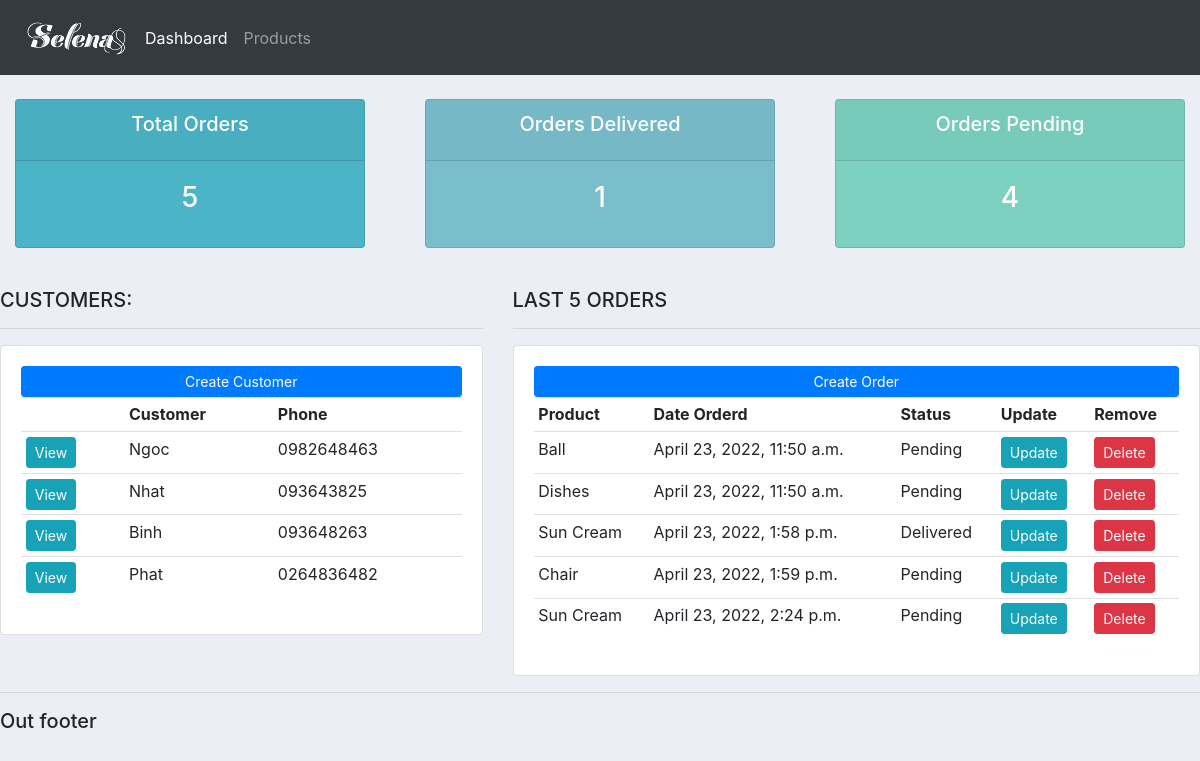
The page / on the database its author committed.
### accounts/models.py (models this page shows, shortened)
class Customer(models.Model):
    name = models.CharField(max_length=200, null=True)
    phone = models.CharField(max_length=200, null=True)
    email = models.CharField(max_length=200, null=True)
    date_created = models.DateTimeField(auto_now_add=True)

class Order(models.Model):
    STATUS = (
            ('Pending', 'Pending'),
            ('Out for delivery', 'Out for delivery'),
            ('Delivered', 'Delivered'),
    )
    customer = models.ForeignKey(Customer, null=True, on_delete=models.SET_NULL)
    product = models.ForeignKey(Product, null=True, on_delete=models.SET_NULL)
    date_created = models.DateTimeField(auto_now_add=True)
    status = models.CharField(max_length=200, null=True, choices=STATUS)

class Product(models.Model):
    CATEGORY = (
                ('Indoor', 'Indoor'),
                ('Out Door', 'Out Door'),
    )
    name = models.CharField(max_length=200, null=True)
    price = models.FloatField(null=True)
    category = models.CharField(max_length=200, null=True, choices=CATEGORY)
    description = models.CharField(max_length=200, null=True, blank=True)
    date_created = models.DateTimeField(auto_now_add=True)
    tag = models.ManyToManyField(Tag)
    def __str__(self):
        return self.name

### accounts/views.py (the view)
# urls.py: path('', views.home, name="home"),
def home(request):
    orders = Order.objects.all()
    customers = Customer.objects.all()
    total_customers = customers.count()
    total_orders = orders.count()
    delivered = orders.filter(status='Delivered').count()
    pending = orders.filter(status='Pending').count()
    context = {'orders':orders, 'customers':customers,
    'total_customers':total_customers, 'total_orders':total_orders,
    'delivered':delivered, 'pending':pending}
    return render(request, 'accounts/dashboard.html', context)

### accounts/templates/accounts/dashboard.html
{% extends 'accounts/main.html' %}
{% block content %}
{% include 'accounts/status.html' %}
<br>
<div class="row">
	<div class="col-md-5">
		<h5>CUSTOMERS:</h5>
		<hr>
		<div class="card card-body">
			<a class="btn btn-primary  btn-sm btn-block" href="">Create Customer</a>
			<table class="table table-sm">
				<tr>
					<th></th>
					<th>Customer</th>
					<th>Phone</th>
				</tr>
				{% for customer in customers %}
					<tr>
						<td><a class="btn btn-sm btn-info" href="{% url 'customer' customer.id %}">View</a></td>
						<td>{{customer.name}}</td>
						<td>{{customer.phone}}</td>
				{% endfor %}
			</table>
		</div>
	</div>
	<div class="col-md-7">
		<h5>LAST 5 ORDERS</h5>
		<hr>
		<div class="card card-body">
			<a class="btn btn-primary  btn-sm btn-block" href="">Create Order</a>
			<table class="table table-sm">
				<tr>
					<th>Product</th>
					<th>Date Orderd</th>
					<th>Status</th>
					<th>Update</th>
					<th>Remove</th>
				</tr>
				{% for order in orders %}
					<tr>
						<td>{{order.product}}</td>
						<td>{{order.date_created}}</td>
						<td>{{order.status}}</td>
						<td><a class="btn btn-sm btn-info" href="">Update</a></td>
						<td><a class="btn btn-sm btn-danger" href="">Delete</a></td>
				{% endfor %}
			</table>
		</div>
	</div>
</div>
{% endblock %}

### static/css/main.css (style rules this page uses)
body { background-color: #ebeff5; }

### rows shown on the page
Customer: name "Ngoc", phone "0982648463"
Customer: name "Nhat", phone "093643825"
Customer: name "Binh", phone "093648263"
Customer: name "Phat", phone "0264836482"
Order: product "Ball", date_created "April 23, 2022, 11:50 a.m.", status "Pending"
Order: product "Dishes", date_created "April 23, 2022, 11:50 a.m.", status "Pending"
Order: product "Sun Cream", date_created "April 23, 2022, 1:58 p.m.", status "Delivered"
Order: product "Chair", date_created "April 23, 2022, 1:59 p.m.", status "Pending"
Order: product "Sun Cream", date_created "April 23, 2022, 2:24 p.m.", status "Pending"

### other values the page prints
{{ total_orders }} "5"
{{ delivered }} "1"
{{ pending }} "4"
